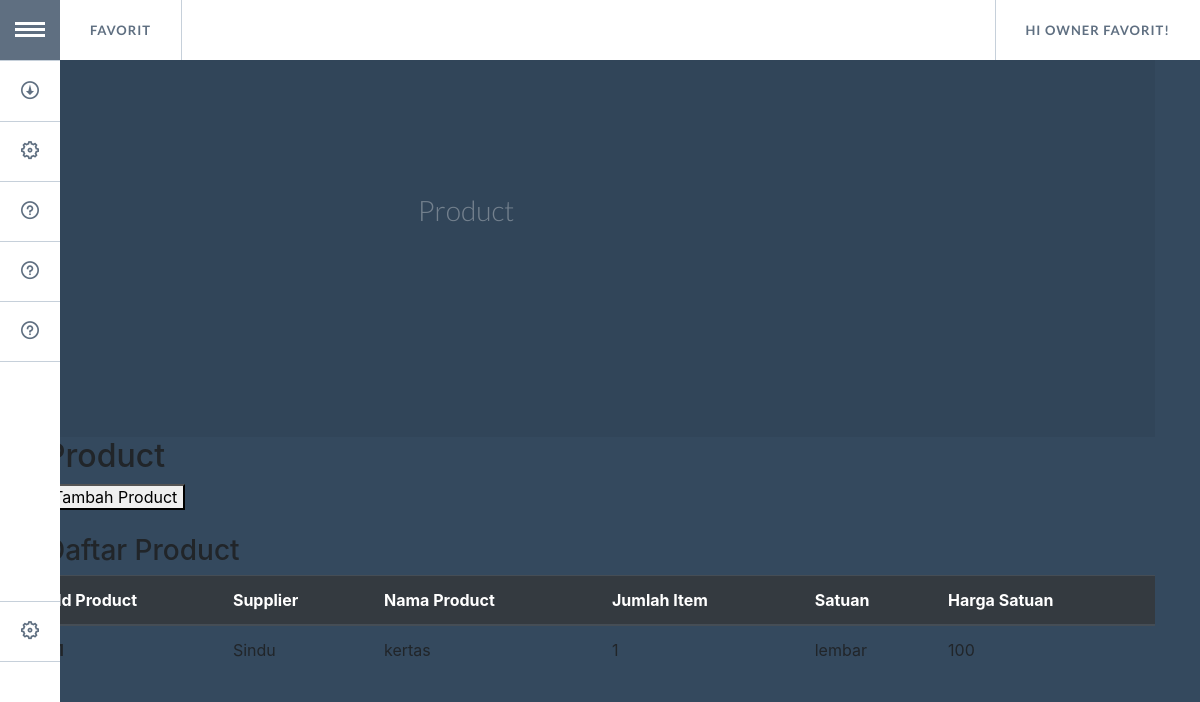
The app's page /produk.php (signed in), older data.
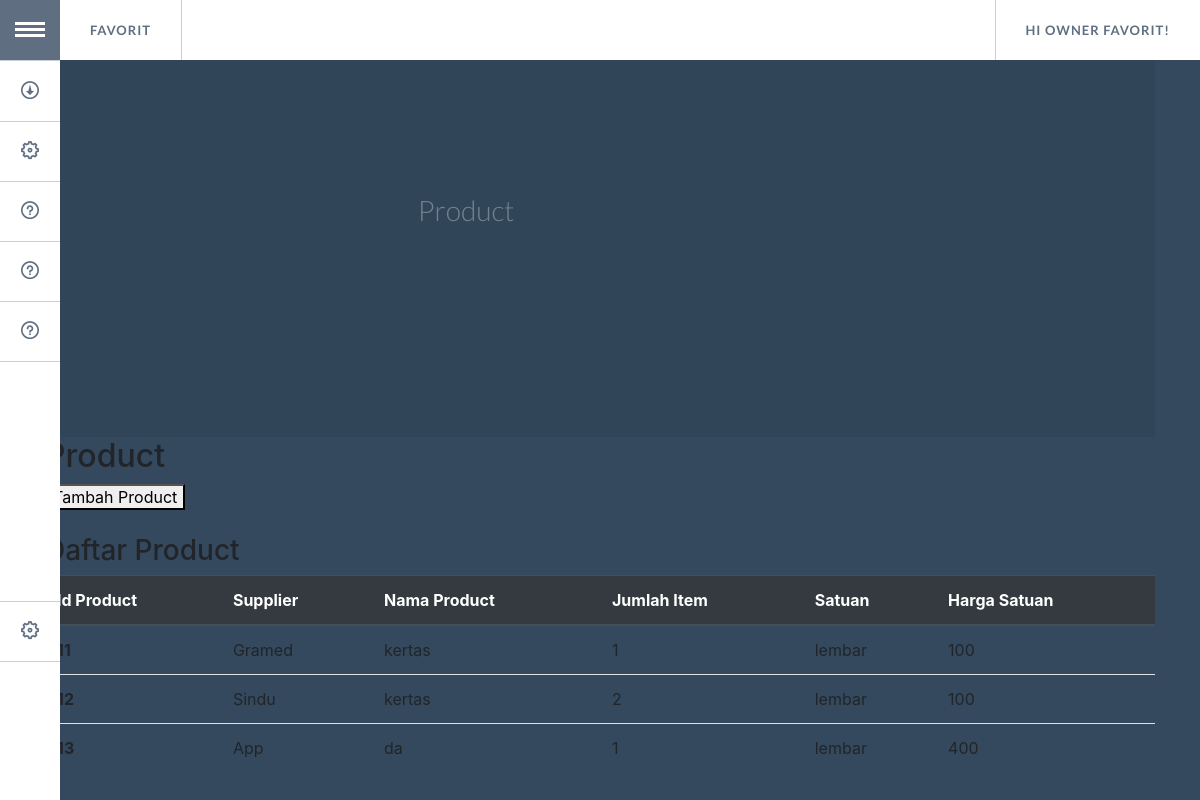
The same page, newer data.
### tables this page shows
CREATE TABLE `user` (
  `id_user` int(20) NOT NULL,
  `username` varchar(20) NOT NULL,
  `password` varchar(10) NOT NULL,
  `nama` varchar(20) NOT NULL
);

CREATE TABLE `product` (
  `id_item` int(5) NOT NULL,
  `id_supplier` int(5) NOT NULL,
  `nama_item` varchar(50) NOT NULL,
  `jumlah_item` int(250) NOT NULL,
  `satuan` varchar(7) NOT NULL,
  `harga_satuan` int(20) NOT NULL
);

CREATE TABLE `suppliers` (
  `id_supplier` int(5) NOT NULL,
  `nama_supplier` varchar(40) NOT NULL,
  `email` varchar(60) DEFAULT NULL,
  `alamat` varchar(100) DEFAULT NULL,
  `no_hp` int(14) DEFAULT NULL,
  `sisa_tagihan` int(20) DEFAULT NULL
);

### produk.php (the view, shortened to what this page needs)
<!DOCTYPE html>
<html lang="en" class="no-js">
	<head>
        <link rel="stylesheet" href="https://stackpath.bootstrapcdn.com/bootstrap/4.3.1/css/bootstrap.min.css">
		<link rel="stylesheet" type="text/css" href="assets/GoogleNexusWebsiteMenu/css/normalize.css" />
		<link rel="stylesheet" type="text/css" href="assets/GoogleNexusWebsiteMenu/css/demo.css" />
		<link rel="stylesheet" type="text/css" href="assets/GoogleNexusWebsiteMenu/css/component.css" />
	</head>
	<body>
	<?php
	include 'koneksi_model.php';
	if (!isset($_SESSION["sukses"]) and !isset($_SESSION["username"]) and !isset($_SESSION["password"])) {
		die("silahkan login <a href='login_page.php'>disini</a>");
	}else
		{
			$sql= "SELECT nama FROM user WHERE username='".$_SESSION["username"]."'";
			$query= mysqli_query($conn,$sql);
			$result= mysqli_fetch_array($query);
			$hello = $result[0];
		}
?>
		<div class="container">
			<ul id="gn-menu" class="gn-menu-main">
				<li class="gn-trigger">
					<a class="gn-icon gn-icon-menu"><span>Menu</span></a>
					<nav class="gn-menu-wrapper">
						<div class="gn-scroller">
							<ul class="gn-menu">
								<li><a class="gn-icon gn-icon-download" href='hutang.php'>Account Receivable</a></li>
								<li><a class="gn-icon gn-icon-cog" href='order.php'>Purchase Order</a></li>
								<li><a class="gn-icon gn-icon-help" href='produk.php'>Product</a></li>
								<li><a class="gn-icon gn-icon-help" href='supplier.php'>Supplier</a></li>
								<li><a class="gn-icon gn-icon-help"href='acc.php'>Approval</a></li>
								<li><br><br><br><br></li>
								<li><a class="gn-icon gn-icon-cog" href='logout.php'>Logout</a></li>
							</ul>
						</div>
					</nav>
				</li>
				<li><a href='mainMenu.php'>Favorit</a></li>
				<li><a><span>Hi <?php echo $hello ?>!</span></a></li>
			</ul>
			<header>
				<h1> <span>Product</span></h1>
			</header>
			<div>
			 <h2><span>Product</span></h2>
			 <form>
         		<button type="submit" formaction="order.php">Tambah Product</button>
      		</form>
			 <br>
			 <h3>Daftar Product</h3>
			 <table class="table">
				<thead class="thead-dark">
					<tr>
						<th scope="col">Id Product</th>
						<th scope="col">Supplier</th>
						<th scope="col">Nama Product</th>
						<th scope="col">Jumlah Item</th>
						<th scope="col">Satuan</th>
						<th scope="col">Harga Satuan</th>
					</tr>
				</thead>
			<?php
				$sql= "SELECT product.id_item ,product.nama_item, suppliers.nama_supplier, product.harga_satuan, product.satuan, product.jumlah_item FROM product LEFT JOIN suppliers ON product.id_supplier=suppliers.id_supplier";
				$query= mysqli_query($conn,$sql);
				while ($hsl= mysqli_fetch_assoc($query)){
			?>
				<tr>
	    			<th scope ="row"><?php echo $hsl['id_item'];?></th>
					<td><?php echo $hsl['nama_supplier'];?></td>
					<td><?php echo $hsl['nama_item'];?></td>
					<td><?php echo $hsl['jumlah_item'];?></td>
					<td><?php echo $hsl['satuan'];?></td>
					<td><?php echo $hsl['harga_satuan'];?></td>
				</tr>
			<?php
				}
			?>
			</table>
			<br>
			<br>
			</div>
		</div>
</body>
</html>

### assets/GoogleNexusWebsiteMenu/css/demo.css (style rules this page uses)
body { background: #34495e; }
.container > header, .codrops-top { color: #fff; font-family: 'Lato', Arial, sans-serif; }
.container > header { margin: 0 auto; padding: 12em 2em; padding-left: 370px; background: rgba(0,0,0,0.05); }
.container > header h1 { font-size: 3.2em; line-height: 1.3; margin: 0; font-weight: 300; }
.container > header span { display: block; font-size: 55%; color: #74818e; padding: 0 0 0.6em 0.1em; }

Row changes from the older to the newer data that the page shows:
removed product: id_item "1", id_supplier.nama_supplier "Sindu", nama_item "kertas", jumlah_item "1", satuan "lembar", harga_satuan "100"
added product: id_item "11", id_supplier.nama_supplier "Gramed", nama_item "kertas", jumlah_item "1", satuan "lembar", harga_satuan "100"
added product: id_item "12", id_supplier.nama_supplier "Sindu", nama_item "kertas", jumlah_item "2", satuan "lembar", harga_satuan "100"
added product: id_item "13", id_supplier.nama_supplier "App", nama_item "da", jumlah_item "1", satuan "lembar", harga_satuan "400"
